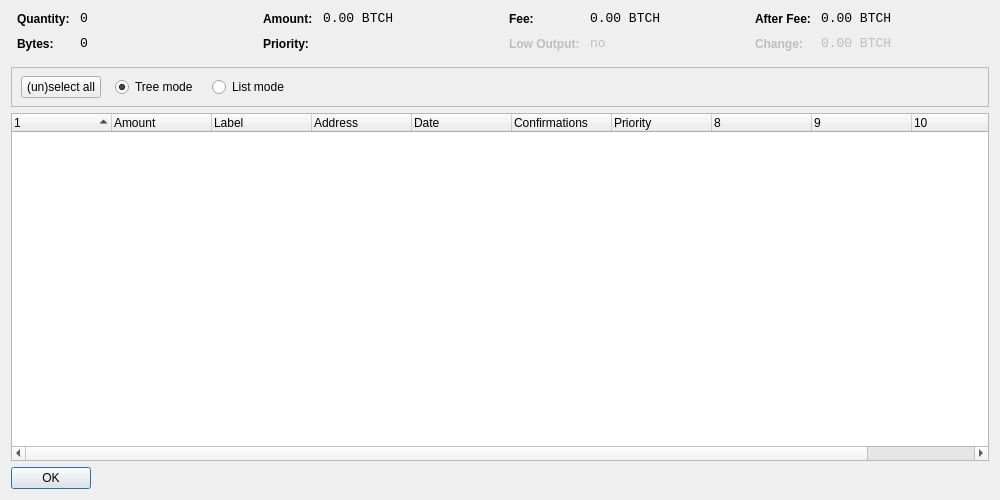
<?xml version="1.0" encoding="UTF-8"?>
<ui version="4.0">
 <class>CoinControlDialog</class>
 <widget class="QDialog" name="CoinControlDialog">
  <property name="geometry">
   <rect>
    <x>0</x>
    <y>0</y>
    <width>1000</width>
    <height>500</height>
   </rect>
  </property>
  <property name="windowTitle">
   <string>Coin Control</string>
  </property>
  <layout class="QVBoxLayout" name="verticalLayout">
   <item>
    <layout class="QHBoxLayout" name="horizontalLayoutTop" stretch="0,0,0,0">
     <property name="topMargin">
      <number>0</number>
     </property>
     <property name="bottomMargin">
      <number>10</number>
     </property>
     <item>
      <layout class="QFormLayout" name="formLayoutCoinControl1">
       <property name="horizontalSpacing">
        <number>10</number>
       </property>
       <property name="verticalSpacing">
        <number>10</number>
       </property>
       <property name="leftMargin">
        <number>6</number>
       </property>
       <property name="rightMargin">
        <number>6</number>
       </property>
       <item row="0" column="0">
        <widget class="QLabel" name="labelCoinControlQuantityText">
         <property name="styleSheet">
          <string notr="true">font-weight:bold;</string>
         </property>
         <property name="text">
          <string>Quantity:</string>
         </property>
        </widget>
       </item>
       <item row="0" column="1">
        <widget class="QLabel" name="labelCoinControlQuantity">
         <property name="font">
          <font>
           <family>Monospace</family>
           <pointsize>10</pointsize>
          </font>
         </property>
         <property name="cursor">
          <cursorShape>IBeamCursor</cursorShape>
         </property>
         <property name="contextMenuPolicy">
          <enum>Qt::ActionsContextMenu</enum>
         </property>
         <property name="text">
          <string notr="true">0</string>
         </property>
         <property name="textInteractionFlags">
          <set>Qt::LinksAccessibleByMouse|Qt::TextSelectableByKeyboard|Qt::TextSelectableByMouse</set>
         </property>
        </widget>
       </item>
       <item row="1" column="0">
        <widget class="QLabel" name="labelCoinControlBytesText">
         <property name="styleSheet">
          <string notr="true">font-weight:bold;</string>
         </property>
         <property name="text">
          <string>Bytes:</string>
         </property>
        </widget>
       </item>
       <item row="1" column="1">
        <widget class="QLabel" name="labelCoinControlBytes">
         <property name="font">
          <font>
           <family>Monospace</family>
           <pointsize>10</pointsize>
          </font>
         </property>
         <property name="cursor">
          <cursorShape>IBeamCursor</cursorShape>
         </property>
         <property name="contextMenuPolicy">
          <enum>Qt::ActionsContextMenu</enum>
         </property>
         <property name="text">
          <string notr="true">0</string>
         </property>
         <property name="textInteractionFlags">
          <set>Qt::LinksAccessibleByMouse|Qt::TextSelectableByKeyboard|Qt::TextSelectableByMouse</set>
         </property>
        </widget>
       </item>
      </layout>
     </item>
     <item>
      <layout class="QFormLayout" name="formLayoutCoinControl2">
       <property name="horizontalSpacing">
        <number>10</number>
       </property>
       <property name="verticalSpacing">
        <number>10</number>
       </property>
       <property name="leftMargin">
        <number>6</number>
       </property>
       <property name="rightMargin">
        <number>6</number>
       </property>
       <item row="0" column="0">
        <widget class="QLabel" name="labelCoinControlAmountText">
         <property name="styleSheet">
          <string notr="true">font-weight:bold;</string>
         </property>
         <property name="text">
          <string>Amount:</string>
         </property>
        </widget>
       </item>
       <item row="0" column="1">
        <widget class="QLabel" name="labelCoinControlAmount">
         <property name="font">
          <font>
           <family>Monospace</family>
           <pointsize>10</pointsize>
          </font>
         </property>
         <property name="cursor">
          <cursorShape>IBeamCursor</cursorShape>
         </property>
         <property name="contextMenuPolicy">
          <enum>Qt::ActionsContextMenu</enum>
         </property>
         <property name="text">
          <string notr="true">0.00 BTCH</string>
         </property>
         <property name="textInteractionFlags">
          <set>Qt::LinksAccessibleByMouse|Qt::TextSelectableByKeyboard|Qt::TextSelectableByMouse</set>
         </property>
        </widget>
       </item>
       <item row="1" column="0">
        <widget class="QLabel" name="labelCoinControlPriorityText">
         <property name="styleSheet">
          <string notr="true">font-weight:bold;</string>
         </property>
         <property name="text">
          <string>Priority:</string>
         </property>
        </widget>
       </item>
       <item row="1" column="1">
        <widget class="QLabel" name="labelCoinControlPriority">
         <property name="font">
          <font>
           <family>Monospace</family>
           <pointsize>10</pointsize>
          </font>
         </property>
         <property name="cursor">
          <cursorShape>IBeamCursor</cursorShape>
         </property>
         <property name="contextMenuPolicy">
          <enum>Qt::ActionsContextMenu</enum>
         </property>
         <property name="text">
          <string/>
         </property>
         <property name="textInteractionFlags">
          <set>Qt::LinksAccessibleByMouse|Qt::TextSelectableByKeyboard|Qt::TextSelectableByMouse</set>
         </property>
        </widget>
       </item>
      </layout>
     </item>
     <item>
      <layout class="QFormLayout" name="formLayoutCoinControl3">
       <property name="horizontalSpacing">
        <number>10</number>
       </property>
       <property name="verticalSpacing">
        <number>10</number>
       </property>
       <property name="leftMargin">
        <number>6</number>
       </property>
       <property name="rightMargin">
        <number>6</number>
       </property>
       <item row="0" column="0">
        <widget class="QLabel" name="labelCoinControlFeeText">
         <property name="styleSheet">
          <string notr="true">font-weight:bold;</string>
         </property>
         <property name="text">
          <string>Fee:</string>
         </property>
        </widget>
       </item>
       <item row="0" column="1">
        <widget class="QLabel" name="labelCoinControlFee">
         <property name="font">
          <font>
           <family>Monospace</family>
           <pointsize>10</pointsize>
          </font>
         </property>
         <property name="cursor">
          <cursorShape>IBeamCursor</cursorShape>
         </property>
         <property name="contextMenuPolicy">
          <enum>Qt::ActionsContextMenu</enum>
         </property>
         <property name="text">
          <string notr="true">0.00 BTCH</string>
         </property>
         <property name="textInteractionFlags">
          <set>Qt::LinksAccessibleByMouse|Qt::TextSelectableByKeyboard|Qt::TextSelectableByMouse</set>
         </property>
        </widget>
       </item>
       <item row="1" column="0">
        <widget class="QLabel" name="labelCoinControlLowOutputText">
         <property name="enabled">
          <bool>false</bool>
         </property>
         <property name="styleSheet">
          <string notr="true">font-weight:bold;</string>
         </property>
         <property name="text">
          <string>Low Output:</string>
         </property>
        </widget>
       </item>
       <item row="1" column="1">
        <widget class="QLabel" name="labelCoinControlLowOutput">
         <property name="enabled">
          <bool>false</bool>
         </property>
         <property name="font">
          <font>
           <family>Monospace</family>
           <pointsize>10</pointsize>
          </font>
         </property>
         <property name="cursor">
          <cursorShape>IBeamCursor</cursorShape>
         </property>
         <property name="contextMenuPolicy">
          <enum>Qt::ActionsContextMenu</enum>
         </property>
         <property name="text">
          <string notr="true">no</string>
         </property>
         <property name="textInteractionFlags">
          <set>Qt::LinksAccessibleByMouse|Qt::TextSelectableByKeyboard|Qt::TextSelectableByMouse</set>
         </property>
        </widget>
       </item>
      </layout>
     </item>
     <item>
      <layout class="QFormLayout" name="formLayoutCoinControl4">
       <property name="horizontalSpacing">
        <number>10</number>
       </property>
       <property name="verticalSpacing">
        <number>10</number>
       </property>
       <property name="leftMargin">
        <number>6</number>
       </property>
       <property name="rightMargin">
        <number>6</number>
       </property>
       <item row="0" column="0">
        <widget class="QLabel" name="labelCoinControlAfterFeeText">
         <property name="styleSheet">
          <string notr="true">font-weight:bold;</string>
         </property>
         <property name="text">
          <string>After Fee:</string>
         </property>
        </widget>
       </item>
       <item row="0" column="1">
        <widget class="QLabel" name="labelCoinControlAfterFee">
         <property name="font">
          <font>
           <family>Monospace</family>
           <pointsize>10</pointsize>
          </font>
         </property>
         <property name="cursor">
          <cursorShape>IBeamCursor</cursorShape>
         </property>
         <property name="contextMenuPolicy">
          <enum>Qt::ActionsContextMenu</enum>
         </property>
         <property name="text">
          <string notr="true">0.00 BTCH</string>
         </property>
         <property name="textInteractionFlags">
          <set>Qt::LinksAccessibleByMouse|Qt::TextSelectableByKeyboard|Qt::TextSelectableByMouse</set>
         </property>
        </widget>
       </item>
       <item row="1" column="0">
        <widget class="QLabel" name="labelCoinControlChangeText">
         <property name="enabled">
          <bool>false</bool>
         </property>
         <property name="styleSheet">
          <string notr="true">font-weight:bold;</string>
         </property>
         <property name="text">
          <string>Change:</string>
         </property>
        </widget>
       </item>
       <item row="1" column="1">
        <widget class="QLabel" name="labelCoinControlChange">
         <property name="enabled">
          <bool>false</bool>
         </property>
         <property name="font">
          <font>
           <family>Monospace</family>
           <pointsize>10</pointsize>
          </font>
         </property>
         <property name="cursor">
          <cursorShape>IBeamCursor</cursorShape>
         </property>
         <property name="contextMenuPolicy">
          <enum>Qt::ActionsContextMenu</enum>
         </property>
         <property name="text">
          <string notr="true">0.00 BTCH</string>
         </property>
         <property name="textInteractionFlags">
          <set>Qt::LinksAccessibleByMouse|Qt::TextSelectableByKeyboard|Qt::TextSelectableByMouse</set>
         </property>
        </widget>
       </item>
      </layout>
     </item>
    </layout>
   </item>
   <item>
    <widget class="QFrame" name="frame">
     <property name="minimumSize">
      <size>
       <width>0</width>
       <height>40</height>
      </size>
     </property>
     <property name="frameShape">
      <enum>QFrame::StyledPanel</enum>
     </property>
     <property name="frameShadow">
      <enum>QFrame::Sunken</enum>
     </property>
     <widget class="QWidget" name="horizontalLayoutWidget">
      <property name="geometry">
       <rect>
        <x>10</x>
        <y>0</y>
        <width>781</width>
        <height>41</height>
       </rect>
      </property>
      <layout class="QHBoxLayout" name="horizontalLayoutPanel" stretch="0,0,0,0,0">
       <property name="spacing">
        <number>14</number>
       </property>
       <item>
        <widget class="QPushButton" name="pushButtonSelectAll">
         <property name="sizePolicy">
          <sizepolicy hsizetype="Maximum" vsizetype="Fixed">
           <horstretch>0</horstretch>
           <verstretch>0</verstretch>
          </sizepolicy>
         </property>
         <property name="text">
          <string>(un)select all</string>
         </property>
        </widget>
       </item>
       <item>
        <widget class="QRadioButton" name="radioTreeMode">
         <property name="sizePolicy">
          <sizepolicy hsizetype="Maximum" vsizetype="Fixed">
           <horstretch>0</horstretch>
           <verstretch>0</verstretch>
          </sizepolicy>
         </property>
         <property name="text">
          <string>Tree mode</string>
         </property>
         <property name="checked">
          <bool>true</bool>
         </property>
        </widget>
       </item>
       <item>
        <widget class="QRadioButton" name="radioListMode">
         <property name="sizePolicy">
          <sizepolicy hsizetype="Maximum" vsizetype="Fixed">
           <horstretch>0</horstretch>
           <verstretch>0</verstretch>
          </sizepolicy>
         </property>
         <property name="text">
          <string>List mode</string>
         </property>
        </widget>
       </item>
       <item>
        <spacer name="horizontalSpacer">
         <property name="orientation">
          <enum>Qt::Horizontal</enum>
         </property>
         <property name="sizeHint" stdset="0">
          <size>
           <width>40</width>
           <height>20</height>
          </size>
         </property>
        </spacer>
       </item>
      </layout>
     </widget>
    </widget>
   </item>
   <item>
    <widget class="CoinControlTreeWidget" name="treeWidget">
     <property name="contextMenuPolicy">
      <enum>Qt::CustomContextMenu</enum>
     </property>
     <property name="sortingEnabled">
      <bool>false</bool>
     </property>
     <property name="columnCount">
      <number>11</number>
     </property>
     <attribute name="headerShowSortIndicator" stdset="0">
      <bool>true</bool>
     </attribute>
     <attribute name="headerStretchLastSection">
      <bool>false</bool>
     </attribute>
     <column>
      <property name="text">
       <string/>
      </property>
     </column>
     <column>
      <property name="text">
       <string>Amount</string>
      </property>
     </column>
     <column>
      <property name="text">
       <string>Label</string>
      </property>
     </column>
     <column>
      <property name="text">
       <string>Address</string>
      </property>
     </column>
     <column>
      <property name="text">
       <string>Date</string>
      </property>
     </column>
     <column>
      <property name="text">
       <string>Confirmations</string>
      </property>
      <property name="toolTip">
       <string>Confirmed</string>
      </property>
     </column>
     <column>
      <property name="text">
       <string>Priority</string>
      </property>
     </column>
     <column>
      <property name="text">
       <string/>
      </property>
     </column>
     <column>
      <property name="text">
       <string/>
      </property>
     </column>
     <column>
      <property name="text">
       <string/>
      </property>
     </column>
     <column>
      <property name="text">
       <string/>
      </property>
     </column>
    </widget>
   </item>
   <item>
    <widget class="QDialogButtonBox" name="buttonBox">
     <property name="sizePolicy">
      <sizepolicy hsizetype="Maximum" vsizetype="Fixed">
       <horstretch>0</horstretch>
       <verstretch>0</verstretch>
      </sizepolicy>
     </property>
     <property name="orientation">
      <enum>Qt::Horizontal</enum>
     </property>
     <property name="standardButtons">
      <set>QDialogButtonBox::Ok</set>
     </property>
    </widget>
   </item>
  </layout>
 </widget>
 <customwidgets>
  <customwidget>
   <class>CoinControlTreeWidget</class>
   <extends>QTreeWidget</extends>
   <header>coincontroltreewidget.h</header>
  </customwidget>
 </customwidgets>
 <resources/>
 <connections/>
</ui>
